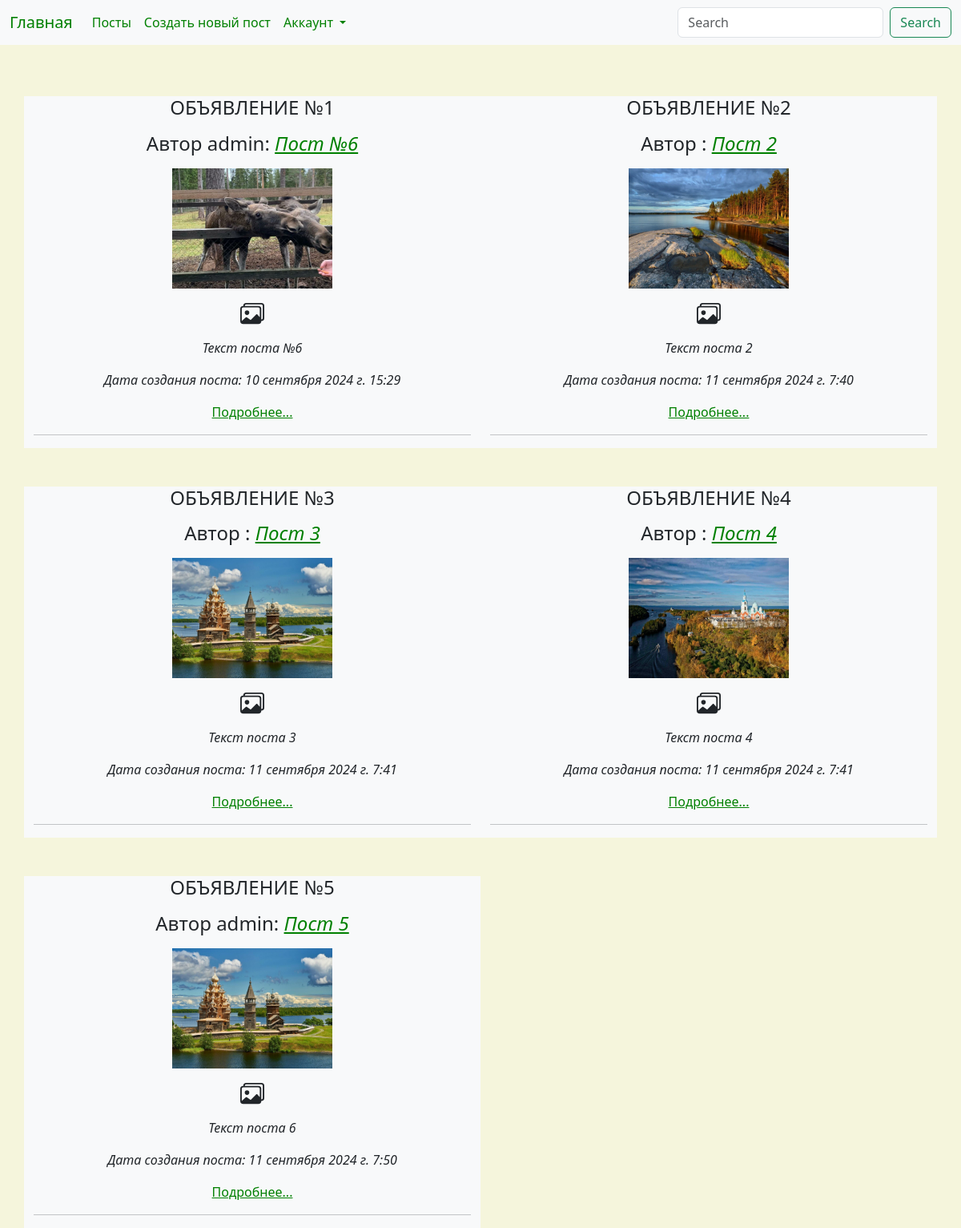
The app's page / (signed in) with its own data.
### board/models.py (models this page shows, shortened)
class Post(models.Model):
    author = models.ForeignKey(User, on_delete=models.CASCADE, verbose_name='Автор')
    title = models.CharField(max_length=200, verbose_name='Заголовок')
    text = models.TextField(max_length=500, verbose_name='Текст объявления')
    created_at = models.DateTimeField(default=timezone.now, verbose_name='Опубликовано',
                                      editable=False)  # Параметр 'editable' отключает возможность для редактирования
    url_adders = models.CharField(max_length=150, verbose_name='Ссылка на сайт')
    image = models.ImageField(upload_to='posts/', null=True, verbose_name='Изображение')
    slug = models.SlugField(max_length=200, unique=True, editable=False, null=True)
    def get_absolute_url(self):
        return reverse('board:post_detail', kwargs={'slug': self.slug})
    class Meta:  # Настроечный класс
        verbose_name = 'Объявление'
        verbose_name_plural = 'Объявления'

### users/models.py (models this page shows)
class CustomUser(AbstractUser):
    phone = models.CharField(max_length=20, verbose_name="Телефон")
    city = models.CharField(max_length=100, verbose_name="Город")
    image = models.ImageField(upload_to="users/", null=True, verbose_name="Изображение")

### board/views.py (the view)
# urls.py: path('', root),
def root(request):
    posts = Post.objects.all()
    context = {
        'title': 'Объявления',
        'posts': posts
    }
    return render(request, template_name='board/index.html', context=context)

### board/templates/board/index.html (shortened to what this page needs)
{% extends 'board/base.html' %}
{% load static %}
{% block content %}
<div class="container">
    <div class="row gy-5">
        {% for post in posts %}
        <div class="col-6 bg-light text-dark text-center">
             <h4 class="text-uppercase">Объявление №{{post.id}}</h4>
            <h4 class="text-center  my-3">Автор {{post.author}}: <a href="{{ post.get_absolute_url }}">
                <i>{{post.title}}</i></a></h4>
            <div class="text-center">
                {% if post.image %}
                        <img width="200px" height="150px" src="{{post.image.url}}">
                {% endif %}
            </div>
            <p>{{post.text}}</p>
            <p>Дата создания поста: <i>{{post.created_at}}</i></p>
            <a href="{{post.url_adders}}">Подробнее...</a>
            <hr>
        </div>
        {% endfor %}
    </div>
</div>
{% endblock content %}

### board/templates/board/index.html (style rules this page uses)
body { background-color: beige!important; }
a { color: green!important; }
p { font-style: italic!important; }
img { width: 200px; }

### records on screen
Post: id "1", author "admin", title "Пост №6", image (picture), text "Текст поста №6", created_at "10 сентября 2024 г. 15:29"
Post: id "2", title "Пост 2", image (picture), text "Текст поста 2", created_at "11 сентября 2024 г. 7:40"
Post: id "3", title "Пост 3", image (picture), text "Текст поста 3", created_at "11 сентября 2024 г. 7:41"
Post: id "4", title "Пост 4", image (picture), text "Текст поста 4", created_at "11 сентября 2024 г. 7:41"
Post: id "5", author "admin", title "Пост 5", image (picture), text "Текст поста 6", created_at "11 сентября 2024 г. 7:50"
